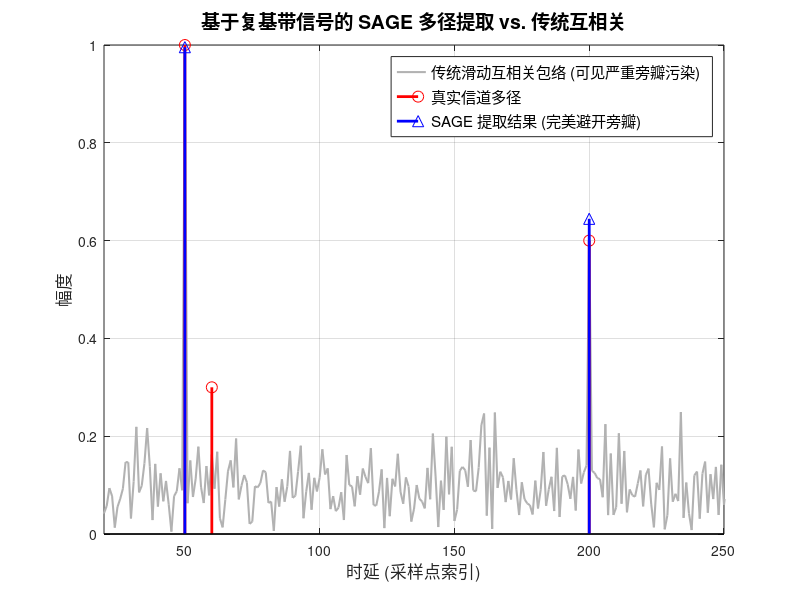

MATLAB code to generate this figure:
% =========================================================================
% 基于复基带原始信号的高分辨率 SAGE 多径提取算法 (正统理论版)
% 
% =========================================================================
clear; clc; close all;

%% 1. 生成仿真用的“原始复基带观测信号” (模拟海试真实接收)
% 【这部分在实际处理时，请替换为你海试录下的、经过下变频的复数基带数据 y_rx】

fs = 10000;          % 采样率
N_seq = 511;         % M序列长度 (这里用随机伪随机码代替)
rng(42);             % 固定随机种子，方便复现
s_tx = sign(randn(N_seq, 1)) + 1j * sign(randn(N_seq, 1)); % 生成 QPSK 形式的复数导频/M序列
s_tx = s_tx / norm(s_tx); % 归一化发射波形能量为 1

% 设定真实信道的 3 条多径 (时延设为整数个采样点)
% 注意：第2条径很弱，且离第1条径很近，很容易被第一条径的旁瓣掩盖！
true_delays = [50, 60, 200];               % 真实时延 (采样点索引)
true_amps   = [1.0*exp(1j*0.5), ...        % 强主径 (带随机相位)
               0.3*exp(-1j*1.2), ...       % 极近弱径 (带相位)
               0.6*exp(1j*2.1)];           % 远端中等径

N_rx = 1000;         % 接收信号总长度
y_rx = zeros(N_rx, 1); % 初始化纯净接收信号

% 叠加多径生成接收信号
for k = 1:length(true_delays)
    idx_start = true_delays(k);
    idx_end   = idx_start + N_seq - 1;
    y_rx(idx_start:idx_end) = y_rx(idx_start:idx_end) + true_amps(k) * s_tx;
end

% 加入高斯白噪声 (SNR = 15dB)
noise = (randn(N_rx,1) + 1j*randn(N_rx,1)) / sqrt(2);
y_rx = y_rx + 0.1 * noise; 

fprintf('仿真接收信号生成完毕。信号长度: %d, 发射模板长度: %d\n', N_rx, N_seq);

%% 2. SAGE 算法系统参数设置
L_paths = 3;         % 假设我们需要提取 3 条径 (实际中可以设多一点)
max_iter = 15;       % SAGE E-M 迭代次数
energy_s = s_tx' * s_tx; % 发射模板的能量 (归一化后理论上为1)

% 初始化 SAGE 参数存储矩阵
est_delays = zeros(L_paths, 1); % 存储整数时延
est_amps   = zeros(L_paths, 1); % 存储复数幅度 (极其重要！)

%% 3. Step 1: 串行干扰消除 (SIC) 粗初始化
fprintf('\n--- 开始 SIC 粗初始化 ---\n');
residual = y_rx; % 初始残差就是原始接收信号

for l = 1:L_paths
    % 在复数域计算残差与发射波形的滑动互相关 (内积)
    % 搜索范围：从第 1 个点到 N_rx - N_seq + 1 个点
    search_len = N_rx - N_seq + 1;
    corr_vals = zeros(search_len, 1);
    
    for tau = 1:search_len
        % 截取当前残差信号的一个窗口
        windowed_res = residual(tau : tau + N_seq - 1);
        % 计算复数内积 (注意 s_tx 需要共轭转置 ')
        corr_vals(tau) = s_tx' * windowed_res; 
    end
    
    % 寻找复数互相关绝对值最大的位置
    [~, best_tau] = max(abs(corr_vals));
    
    % 提取复数幅度！这是抹除旁瓣的关键！
    best_amp = corr_vals(best_tau) / energy_s; 
    
    est_delays(l) = best_tau;
    est_amps(l)   = best_amp;
    
    % --- 核心魔术：相干重构与相减 (去除该径的所有旁瓣) ---
    s_reconstructed = zeros(N_rx, 1);
    s_reconstructed(best_tau : best_tau + N_seq - 1) = best_amp * s_tx;
    residual = residual - s_reconstructed; % 复数相减，旁瓣灰飞烟灭！
    
    fprintf('初始化路径 %d: 时延 = %d, 幅度 = %.3f, 相位 = %.2f rad\n', ...
        l, best_tau, abs(best_amp), angle(best_amp));
end

%% 4. Step 2: SAGE 核心 EM 迭代 (精细逼近)
fprintf('\n--- 开始 SAGE EM 迭代 ---\n');
for iter = 1:max_iter
    for l = 1:L_paths
        % 1. E-step: 构造只有第 l 条径的“纯净观测信号” x_l
        % 先把之前减掉的第 l 条径的波形加回来
        old_tau = est_delays(l);
        old_amp = est_amps(l);
        s_old = zeros(N_rx, 1);
        s_old(old_tau : old_tau + N_seq - 1) = old_amp * s_tx;
        
        x_l = residual + s_old; % 此时 x_l 里包含了第 l 条径 + 底噪
        
        % 2. M-step: 在旧时延附近进行局部精细搜索
        search_radius = 5; % 局部搜索半径 (因为初始化已经很准了)
        search_range = max(1, old_tau - search_radius) : min(N_rx - N_seq + 1, old_tau + search_radius);
        
        best_p_val = -1;
        best_tau_new = old_tau;
        best_amp_new = old_amp;
        
        for tau_test = search_range
            windowed_x = x_l(tau_test : tau_test + N_seq - 1);
            proj = s_tx' * windowed_x; % 依然是复数内积
            
            if abs(proj) > best_p_val
                best_p_val = abs(proj);
                best_tau_new = tau_test;
                best_amp_new = proj / energy_s;
            end
        end
        
        % 更新第 l 条径的参数
        est_delays(l) = best_tau_new;
        est_amps(l)   = best_amp_new;
        
        % 3. 更新全局残差 (为下一条径做准备)
        s_new = zeros(N_rx, 1);
        s_new(best_tau_new : best_tau_new + N_seq - 1) = best_amp_new * s_tx;
        residual = x_l - s_new;
    end
end
fprintf('SAGE 迭代完成！\n');

%% 5. 结果可视化与学术作图
% 为了对比，计算传统互相关的“信道冲激响应包络” (就像你之前的 h)
h_traditional = zeros(N_rx - N_seq + 1, 1);
for tau = 1:length(h_traditional)
    h_traditional(tau) = abs(s_tx' * y_rx(tau : tau + N_seq - 1));
end
h_traditional = h_traditional / energy_s;

% 构建 SAGE 提取出的稀疏信道
h_sage_sparse = zeros(length(h_traditional), 1);
for l = 1:L_paths
    h_sage_sparse(est_delays(l)) = abs(est_amps(l));
end

figure('Position', [100, 100, 1000, 500]);
% 绘制传统互相关包络 (会看到很高的旁瓣)
plot(1:length(h_traditional), h_traditional, 'Color', [0.7 0.7 0.7], 'LineWidth', 1.5); hold on;

% 绘制真实的信道冲激响应 (红色的针)
stem(true_delays, abs(true_amps), 'r', 'LineWidth', 2, 'Marker', 'o', 'MarkerSize', 8);

% 绘制 SAGE 提取的信道冲激响应 (蓝色的针，带三角)
stem(find(h_sage_sparse>0), h_sage_sparse(h_sage_sparse>0), 'b', 'LineWidth', 2, 'Marker', '^', 'MarkerSize', 8);

title('基于复基带信号的 SAGE 多径提取 vs. 传统互相关', 'FontSize', 14);
xlabel('时延 (采样点索引)', 'FontSize', 12);
ylabel('幅度', 'FontSize', 12);
legend('传统滑动互相关包络 (可见严重旁瓣污染)', '真实信道多径', 'SAGE 提取结果 (完美避开旁瓣)', 'Location', 'northeast', 'FontSize', 11);
grid on;
xlim([20, 250]);
